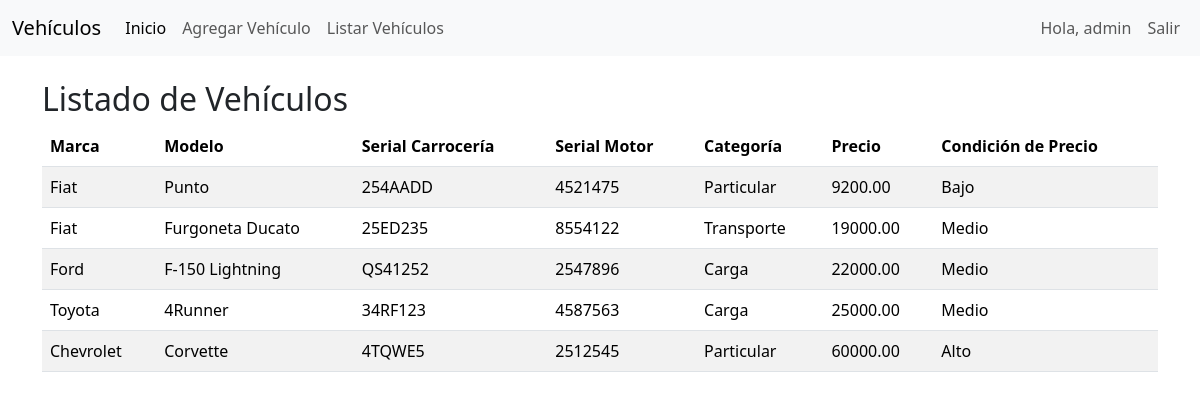
The app's page /vehiculos/ (signed in) with its own data.
### vehiculo/models.py (models this page shows)
class Vehiculo(models.Model):
    MARCA_CHOICES = [
        ("Fiat", "Fiat"),
        ("Chevrolet", "Chevrolet"),
        ("Ford", "Ford"),
        ("Toyota", "Toyota"),
    ]
    CATEGORIA_CHOICES = [
        ("Particular", "Particular"),
        ("Transporte", "Transporte"),
        ("Carga", "Carga"),
    ]
    marca = models.CharField(max_length=20, choices=MARCA_CHOICES, default="Ford")
    modelo = models.CharField(max_length=100)
    serial_carroceria = models.CharField(max_length=50)
    serial_motor = models.CharField(max_length=50)
    categoria = models.CharField(
        max_length=20, choices=CATEGORIA_CHOICES, default="Particular"
    )
    precio = models.DecimalField(max_digits=10, decimal_places=2)
    fecha_creacion = models.DateTimeField(auto_now_add=True)
    fecha_modificacion = models.DateTimeField(auto_now=True)
    class Meta:
        permissions = [
            ("visualizar_catalogo", "Puede visualizar el catálogo de vehículos"),
        ]

### vehiculo/views.py (the view)
# urls.py: path("vehiculos/", views.listar_vehiculosView, name="listar_vehiculos"),
@login_required
@permission_required("vehiculo.visualizar_catalogo", raise_exception=True)
def listar_vehiculosView(request):
    vehiculos = Vehiculo.objects.all()
    for vehiculo in vehiculos:
        if vehiculo.precio <= 10000:
            vehiculo.condicion = "Bajo"
        elif 10000 < vehiculo.precio <= 30000:
            vehiculo.condicion = "Medio"
        else:
            vehiculo.condicion = "Alto"
    return render(request, "listar_vehiculos.html", {"vehiculos": vehiculos})

### templates/listar_vehiculos.html
{% extends 'base.html' %}
{% block content %}
<h2>Listado de Vehículos</h2>
<table class="table table-striped">
    <thead>
        <tr>
            <th>Marca</th>
            <th>Modelo</th>
            <th>Serial Carrocería</th>
            <th>Serial Motor</th>
            <th>Categoría</th>
            <th>Precio</th>
            <th>Condición de Precio</th>
        </tr>
    </thead>
    <tbody>
        {% for vehiculo in vehiculos %}
        <tr>
            <td>{{ vehiculo.marca }}</td>
            <td>{{ vehiculo.modelo }}</td>
            <td>{{ vehiculo.serial_carroceria }}</td>
            <td>{{ vehiculo.serial_motor }}</td>
            <td>{{ vehiculo.categoria }}</td>
            <td>{{ vehiculo.precio }}</td>
            <td>{{ vehiculo.condicion }}</td>
        </tr>
        {% endfor %}
    </tbody>
</table>
{% endblock %}

### templates/base.html (shortened to what this page needs)
<!DOCTYPE html>
<html lang="es">
<head>
    {% load bootstrap5 %}
    {% bootstrap_css %}
</head>
<body>
    <nav class="navbar navbar-expand-lg navbar-light bg-light">
        <div class="container-fluid">
            <a class="navbar-brand" href="{% url 'index' %}">Vehículos</a>
            <div class="collapse navbar-collapse" id="navbarNav">
                <ul class="navbar-nav">
                    <li class="nav-item">
                        <a class="nav-link active" href="{% url 'index' %}">Inicio</a>
                    </li>
                    {% if perms.vehiculo.add_vehiculo %}
                    <li class="nav-item">
                        <a class="nav-link" href="{% url 'agregar_vehiculo' %}">Agregar Vehículo</a>
                    </li>
                    {% endif %}
                    {% if perms.vehiculo.visualizar_catalogo %}
                    <li class="nav-item">
                        <a class="nav-link" href="{% url 'listar_vehiculos' %}">Listar Vehículos</a>
                    </li>
                    {% endif %}
                </ul>
                <ul class="navbar-nav ms-auto">
                    {% if user.is_authenticated %}
                    <li class="nav-item">
                        <span class="nav-link">Hola, {{ user.username }}</span>
                    </li>
                    <li class="nav-item">
                        <a class="nav-link" href="{% url 'logout' %}">Salir</a>
                    </li>
                    {% endif %}
                </ul>
            </div>
        </div>
    </nav>
    <div class="container mt-4">
        {% block content %}
        {% endblock %}
    </div>
</body>
</html>

### records on screen
Vehiculo: marca "Fiat", modelo "Punto", serial_carroceria "254AADD", serial_motor "4521475", categoria "Particular", precio "9200.00", condicion "Bajo"
Vehiculo: marca "Fiat", modelo "Furgoneta Ducato", serial_carroceria "25ED235", serial_motor "8554122", categoria "Transporte", precio "19000.00", condicion "Medio"
Vehiculo: marca "Ford", modelo "F-150 Lightning", serial_carroceria "QS41252", serial_motor "2547896", categoria "Carga", precio "22000.00", condicion "Medio"
Vehiculo: marca "Toyota", modelo "4Runner", serial_carroceria "34RF123", serial_motor "4587563", categoria "Carga", precio "25000.00", condicion "Medio"
Vehiculo: marca "Chevrolet", modelo "Corvette", serial_carroceria "4TQWE5", serial_motor "2512545", categoria "Particular", precio "60000.00", condicion "Alto"

### other values on screen
{{ user.username }} "admin"
